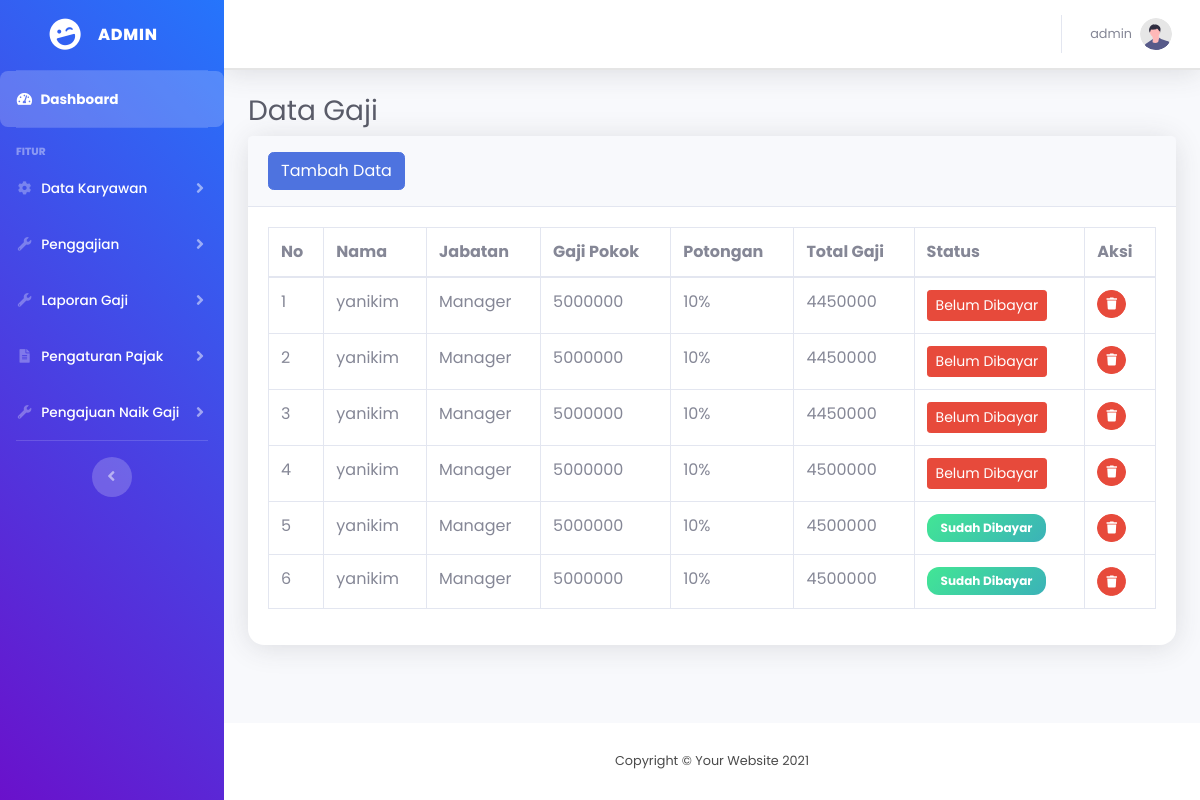
/admin/gaji.php (signed in), run on an earlier commit of the app's database.
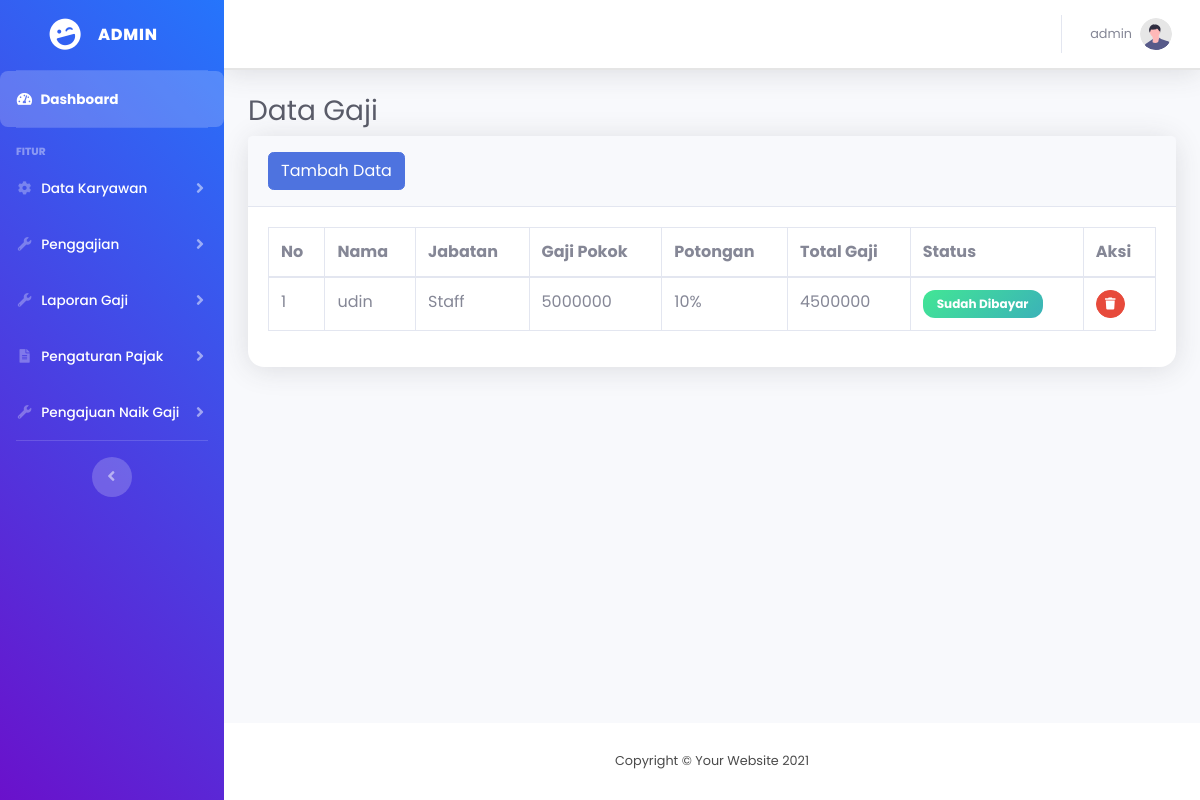
And on a later commit of the database.
### tables this page shows
CREATE TABLE `penggajian` (
  `id` int(11) NOT NULL,
  `id_karyawan` int(11) DEFAULT NULL,
  `jabatan` varchar(255) NOT NULL,
  `bulan_gaji` varchar(255) NOT NULL,
  `gaji_pokok` decimal(10,0) NOT NULL,
  `total_gaji` decimal(10,0) NOT NULL,
  `status` varchar(255) NOT NULL,
  `tanggal_pembayaran` date NOT NULL
);

CREATE TABLE `karyawan` (
  `id` int(11) NOT NULL,
  `nama` varchar(100) NOT NULL,
  `email` varchar(255) NOT NULL,
  `username` varchar(255) NOT NULL,
  `password` varchar(255) NOT NULL,
  `jabatan` varchar(100) NOT NULL,
  `departemen` varchar(100) DEFAULT NULL,
  `gaji_pokok` decimal(15,2) NOT NULL,
  `status` enum('aktif','non-aktif') DEFAULT 'aktif',
  `tanggal_bergabung` date DEFAULT NULL
);

CREATE TABLE `pajak` (
  `id` int(11) NOT NULL,
  `pajak` decimal(10,0) NOT NULL
);

### admin/gaji.php (the view, shortened to what the changed rows need)
<?php
    include '../koneksi.php';
?>
<!DOCTYPE html>
<html lang="en">
<head>
    <link href="../assets/vendor/fontawesome-free/css/all.min.css" rel="stylesheet" type="text/css">
    <link href="../assets/css/sb-admin-2.min.css" rel="stylesheet">
</head>
<body id="page-top">
    <div id="wrapper">
        <div id="content-wrapper" class="d-flex flex-column">
            <div id="content">
                <div class="container-fluid">
                <h1 class="h3 mb-2 text-gray-800">Data Gaji</h1>
                <div class="card shadow mb-4">
                    <div class="card-body">
                        <div class="table-responsive">
                            <table class="table table-bordered" id="dataTable" width="100%" cellspacing="0">
                                <thead>
                                    <tr>
                                        <th>No</th>
                                        <th>Nama</th>
                                        <th>Jabatan</th>
                                        <th>Gaji Pokok</th>
                                        <th>Potongan</th>
                                        <th>Total Gaji</th>
                                        <th>Status</th>
                                        <th>Aksi</th>
                                    </tr>
                                </thead>
                                <tbody>
                                <?php
                                    $no = 1;
                                    $tampil = mysqli_query($koneksi, "SELECT p.*, k.nama
                                    FROM penggajian p
                                    JOIN karyawan k ON p.id_karyawan = k.id
                                    ORDER BY id DESC
                                    ");
                                    while($data = mysqli_fetch_array($tampil)):
                                ?>
                                    <tr>
                                        <td><?= $no++ ?></td>
                                        <td><?= $data['nama'] ?></td>
                                        <td><?= $data['jabatan'] ?></td>
                                        <td><?= $data['gaji_pokok'] ?></td>
                                        <?php
                                        $query_pajak = mysqli_query($koneksi, "SELECT * FROM pajak LIMIT 1");
                                        $data_pajak = mysqli_fetch_assoc($query_pajak);
                                        $nilai_pajak = isset($data_pajak['pajak']) ? $data_pajak['pajak'] : 0;
                                        ?>
                                        <td><?= $nilai_pajak ?>%</td>
                                        <td><?= $data['total_gaji'] ?></td>
                                        <?php if ($data['status'] == 'Sudah Dibayar'): ?>
                                        <td><span class="badge badge-success"><?= $data['status'] ?></span></td>
                                        <?php else: ?>
                                        <td>
                                            <a class="btn btn-sm btn-danger" href="#" data-toggle="modal" data-target="#bayar<?= $data['id'] ?>"><?= $data['status'] ?></a>
                                        </td>
                                        <?php endif; ?>
                                        <td>
                                        <a onclick="return confirm('Apakah Anda Yakin Ingin Menghapus Data?')" href="gaji.php?hal=hapus&id=<?= $data['id']?>" class="btn btn-danger btn-circle btn-sm">
                                            <i class="fas fa-trash"></i>
                                        </a>
                                        </td>
                                    </tr>
                                    <?php
                                        endwhile;
                                    ?>
                                </tbody>
                            </table>
                        </div>
                    </div>
                </div>
                </div>
            </div>
        </div>
    </div>
</body>
</html>

What changed in the data, as far as the page shows it:
removed penggajian: id_karyawan.nama "yanikim", jabatan "Manager", gaji_pokok "5000000", pajak.pajak "10", total_gaji "4450000", status "Belum Dibayar"
removed penggajian: id_karyawan.nama "yanikim", jabatan "Manager", gaji_pokok "5000000", pajak.pajak "10", total_gaji "4450000", status "Belum Dibayar"
removed penggajian: id_karyawan.nama "yanikim", jabatan "Manager", gaji_pokok "5000000", pajak.pajak "10", total_gaji "4450000", status "Belum Dibayar"
removed penggajian: id_karyawan.nama "yanikim", jabatan "Manager", gaji_pokok "5000000", pajak.pajak "10", total_gaji "4500000", status "Belum Dibayar"
removed penggajian: id_karyawan.nama "yanikim", jabatan "Manager", gaji_pokok "5000000", pajak.pajak "10", total_gaji "4500000", status "Sudah Dibayar"
removed penggajian: id_karyawan.nama "yanikim", jabatan "Manager", gaji_pokok "5000000", pajak.pajak "10", total_gaji "4500000", status "Sudah Dibayar"
added penggajian: id_karyawan.nama "udin", jabatan "Staff", gaji_pokok "5000000", pajak.pajak "10", total_gaji "4500000", status "Sudah Dibayar"
